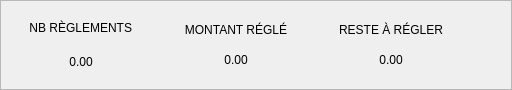
    <widget class="QFrame" name="frame_2">
     <property name="sizePolicy">
      <sizepolicy hsizetype="Preferred" vsizetype="Fixed">
       <horstretch>0</horstretch>
       <verstretch>0</verstretch>
      </sizepolicy>
     </property>
     <property name="minimumSize">
      <size>
       <width>0</width>
       <height>90</height>
      </size>
     </property>
     <property name="maximumSize">
      <size>
       <width>16777215</width>
       <height>90</height>
      </size>
     </property>
     <property name="frameShape">
      <enum>QFrame::StyledPanel</enum>
     </property>
     <property name="frameShadow">
      <enum>QFrame::Raised</enum>
     </property>
     <property name="class" stdset="0">
      <string>card</string>
     </property>
     <layout class="QHBoxLayout" name="horizontalLayout_3">
      <property name="spacing">
       <number>5</number>
      </property>
      <property name="leftMargin">
       <number>5</number>
      </property>
      <property name="topMargin">
       <number>5</number>
      </property>
      <property name="rightMargin">
       <number>5</number>
      </property>
      <property name="bottomMargin">
       <number>5</number>
      </property>
      <item>
       <widget class="QFrame" name="FrameHT_2">
        <property name="sizePolicy">
         <sizepolicy hsizetype="Minimum" vsizetype="Fixed">
          <horstretch>0</horstretch>
          <verstretch>0</verstretch>
         </sizepolicy>
        </property>
        <property name="minimumSize">
         <size>
          <width>150</width>
          <height>75</height>
         </size>
        </property>
        <property name="maximumSize">
         <size>
          <width>16777215</width>
          <height>75</height>
         </size>
        </property>
        <property name="class" stdset="0">
         <string>summary-card</string>
        </property>
        <layout class="QVBoxLayout" name="totalBalanceLayout_3">
         <property name="sizeConstraint">
          <enum>QLayout::SetDefaultConstraint</enum>
         </property>
         <property name="leftMargin">
          <number>10</number>
         </property>
         <property name="topMargin">
          <number>6</number>
         </property>
         <property name="rightMargin">
          <number>10</number>
         </property>
         <property name="bottomMargin">
          <number>6</number>
         </property>
         <item alignment="Qt::AlignHCenter">
          <widget class="QLabel" name="labelTotalBalanceTitle_3">
           <property name="text">
            <string>NB RÈGLEMENTS</string>
           </property>
           <property name="alignment">
            <set>Qt::AlignRight|Qt::AlignTrailing|Qt::AlignVCenter</set>
           </property>
           <property name="class" stdset="0">
            <string>summary-title</string>
           </property>
          </widget>
         </item>
         <item>
          <widget class="QLabel" name="ValueHT_3">
           <property name="text">
            <string>0.00</string>
           </property>
           <property name="alignment">
            <set>Qt::AlignCenter</set>
           </property>
           <property name="class" stdset="0">
            <string>summary-value</string>
           </property>
          </widget>
         </item>
        </layout>
       </widget>
      </item>
      <item>
       <widget class="QFrame" name="FrameTTC_2">
        <property name="sizePolicy">
         <sizepolicy hsizetype="Minimum" vsizetype="Fixed">
          <horstretch>0</horstretch>
          <verstretch>0</verstretch>
         </sizepolicy>
        </property>
        <property name="minimumSize">
         <size>
          <width>150</width>
          <height>75</height>
         </size>
        </property>
        <property name="maximumSize">
         <size>
          <width>16777215</width>
          <height>75</height>
         </size>
        </property>
        <property name="class" stdset="0">
         <string>summary-card</string>
        </property>
        <layout class="QVBoxLayout" name="totalHtLayout_2">
         <property name="spacing">
          <number>2</number>
         </property>
         <property name="sizeConstraint">
          <enum>QLayout::SetDefaultConstraint</enum>
         </property>
         <property name="leftMargin">
          <number>10</number>
         </property>
         <property name="rightMargin">
          <number>10</number>
         </property>
         <item alignment="Qt::AlignHCenter">
          <widget class="QLabel" name="labelTotalHtTitle_2">
           <property name="text">
            <string>MONTANT RÉGLÉ</string>
           </property>
           <property name="alignment">
            <set>Qt::AlignRight|Qt::AlignTrailing|Qt::AlignVCenter</set>
           </property>
           <property name="class" stdset="0">
            <string>summary-title</string>
           </property>
          </widget>
         </item>
         <item>
          <widget class="QLabel" name="ValueTTC_2">
           <property name="text">
            <string>0.00</string>
           </property>
           <property name="alignment">
            <set>Qt::AlignCenter</set>
           </property>
           <property name="class" stdset="0">
            <string>summary-value-primary</string>
           </property>
          </widget>
         </item>
        </layout>
       </widget>
      </item>
      <item>
       <widget class="QFrame" name="FrameSolde_2">
        <property name="sizePolicy">
         <sizepolicy hsizetype="Minimum" vsizetype="Fixed">
          <horstretch>0</horstretch>
          <verstretch>0</verstretch>
         </sizepolicy>
        </property>
        <property name="minimumSize">
         <size>
          <width>150</width>
          <height>75</height>
         </size>
        </property>
        <property name="maximumSize">
         <size>
          <width>16777215</width>
          <height>75</height>
         </size>
        </property>
        <property name="class" stdset="0">
         <string>summary-card</string>
        </property>
        <layout class="QVBoxLayout" name="fffff_2">
         <property name="spacing">
          <number>2</number>
         </property>
         <property name="sizeConstraint">
          <enum>QLayout::SetDefaultConstraint</enum>
         </property>
         <property name="leftMargin">
          <number>10</number>
         </property>
         <property name="rightMargin">
          <number>10</number>
         </property>
         <item alignment="Qt::AlignHCenter">
          <widget class="QLabel" name="labelTotalTtcTitle_2">
           <property name="text">
            <string>RESTE À RÉGLER</string>
           </property>
           <property name="alignment">
            <set>Qt::AlignRight|Qt::AlignTrailing|Qt::AlignVCenter</set>
           </property>
           <property name="class" stdset="0">
            <string>summary-title</string>
           </property>
          </widget>
         </item>
         <item>
          <widget class="QLabel" name="ValueSolde_2">
           <property name="text">
            <string>0.00</string>
           </property>
           <property name="alignment">
            <set>Qt::AlignCenter</set>
           </property>
           <property name="class" stdset="0">
            <string>summary-value-danger</string>
           </property>
          </widget>
         </item>
        </layout>
       </widget>
      </item>
      <item>
       <spacer name="summarySpacerLeft">
        <property name="orientation">
         <enum>Qt::Horizontal</enum>
        </property>
        <property name="sizeType">
         <enum>QSizePolicy::Expanding</enum>
        </property>
        <property name="sizeHint" stdset="0">
         <size>
          <width>40</width>
          <height>20</height>
         </size>
        </property>
       </spacer>
      </item>
     </layout>
    </widget>
